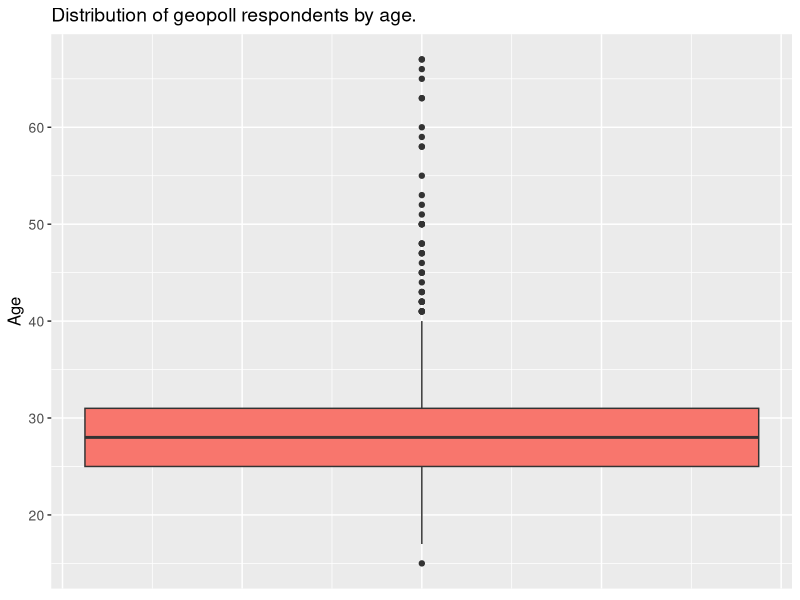
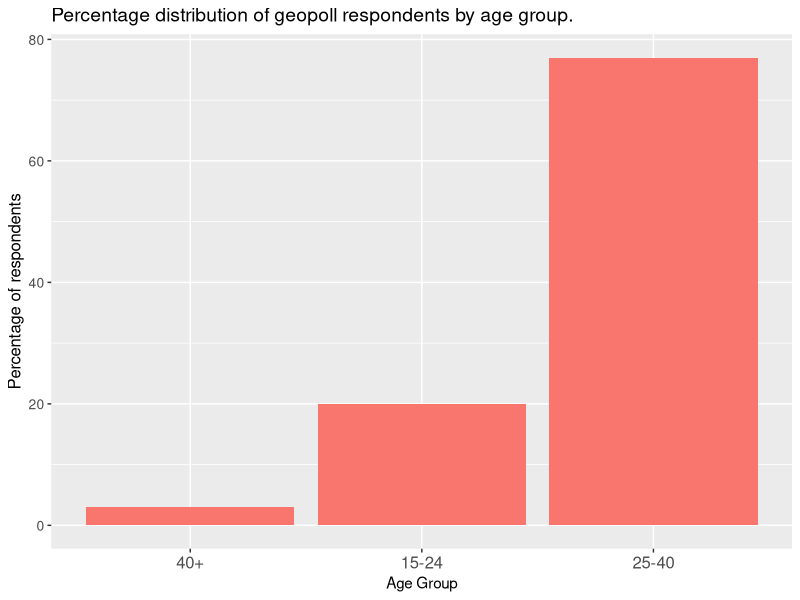
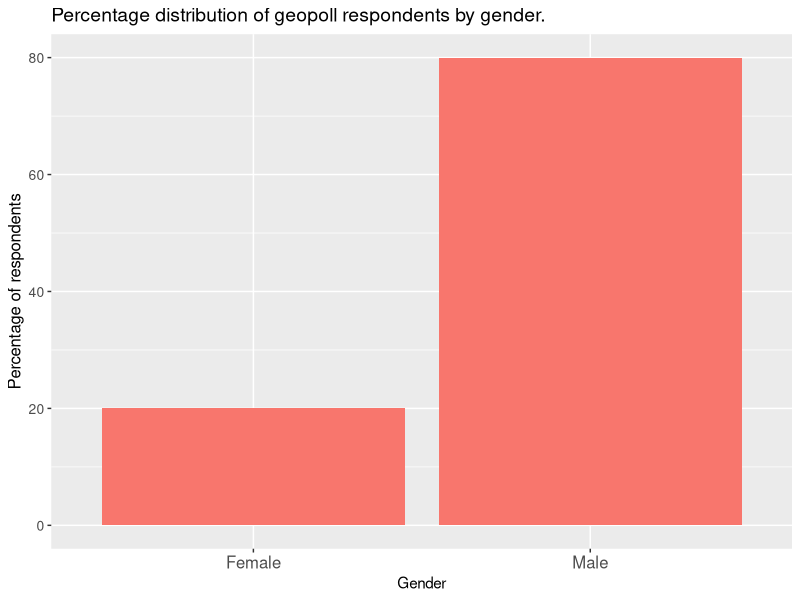
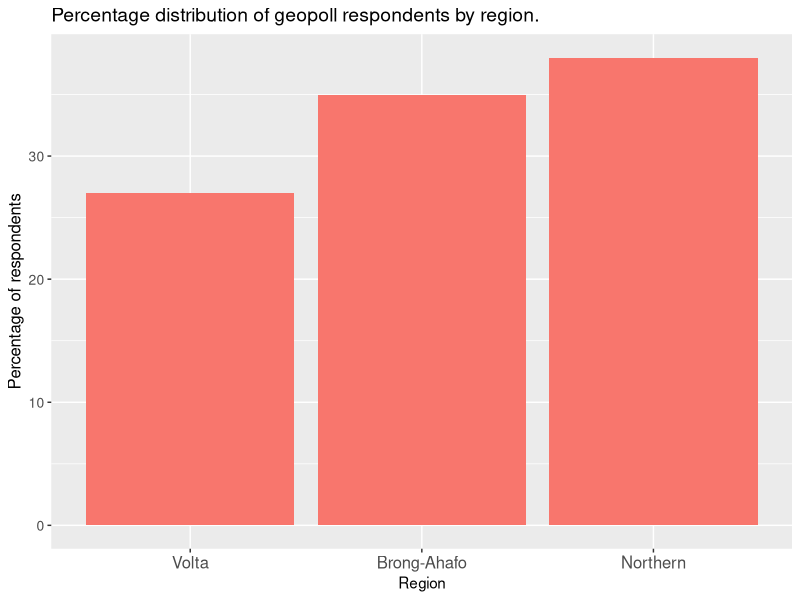
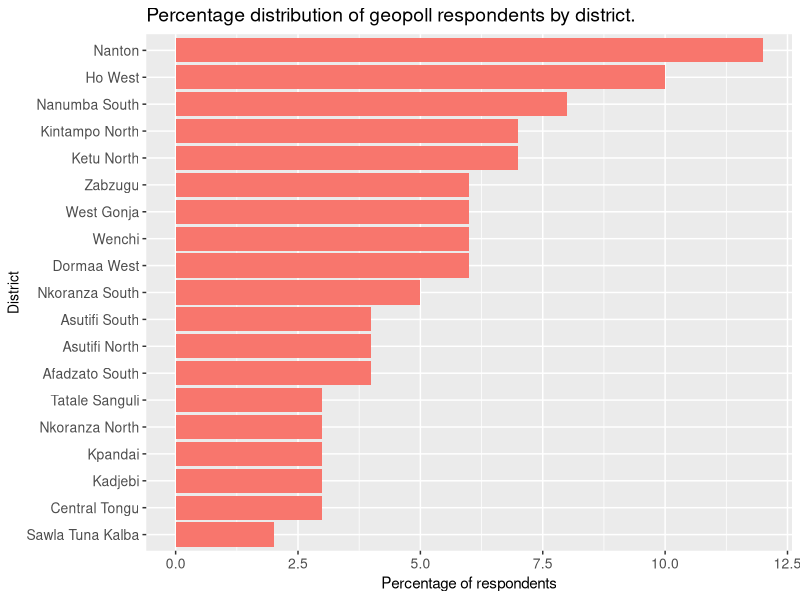
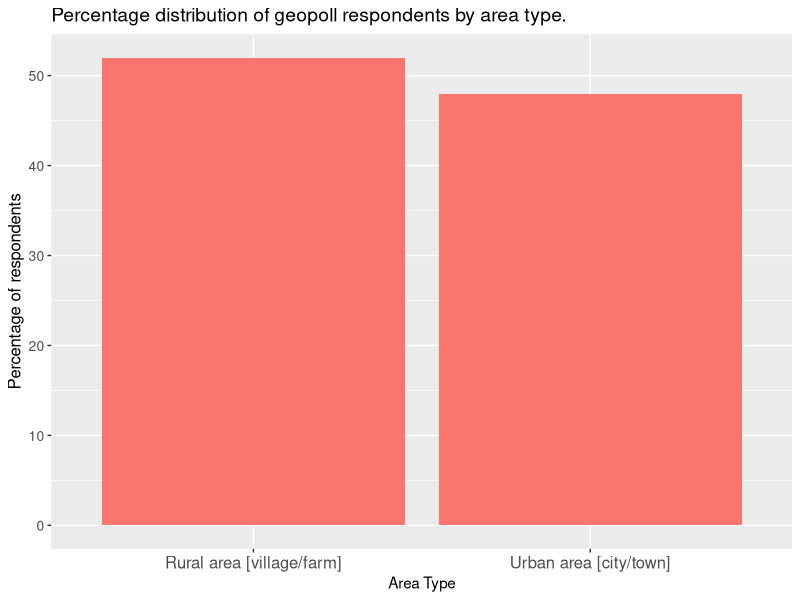
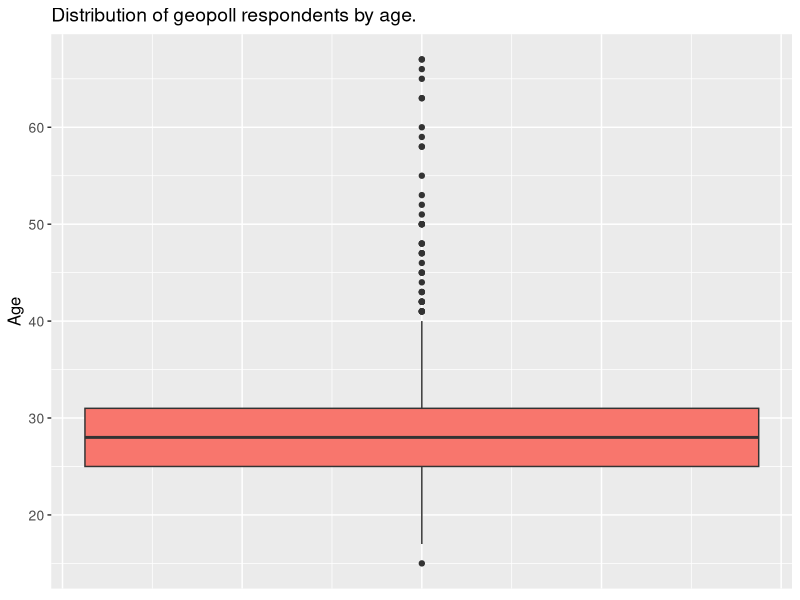
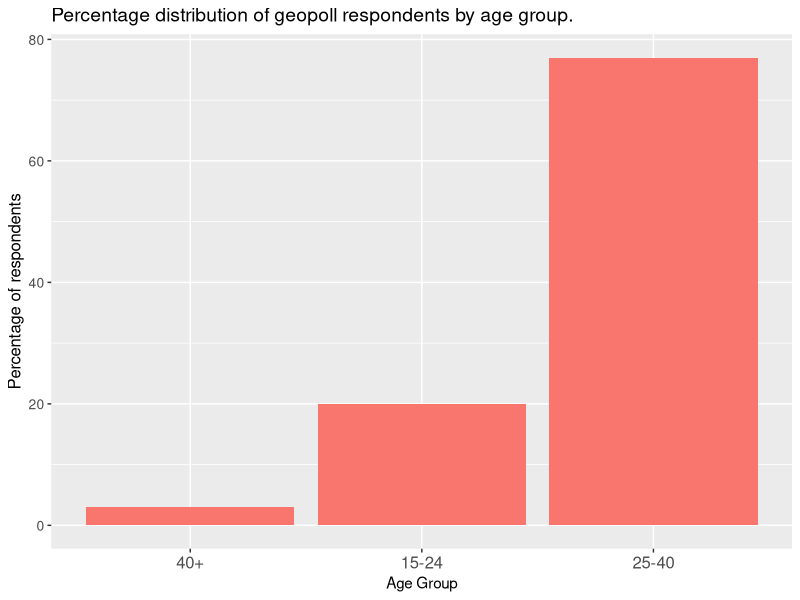

R code for these plots, in order: (Note: this script raises an error after producing the figures.)
## ---- chunk 1
library(dplyr)
library(ggplot2)
library(readr)
library(tidyr)
## ---- chunk 2
geopoll_df<-read_csv("./www/geopollpretest.csv")
head(geopoll_df)
names(geopoll_df)
str(geopoll_df)
summary(geopoll_df)
## ---- chunk 3
ggplot(data = geopoll_df,aes(y=Age))+
  geom_boxplot(aes(fill="red"))+
  labs(
    title = "Distribution of geopoll respondents by age."
  )+
  guides(
    fill=FALSE
  )+
  theme(
    axis.text.x = element_blank(),
    axis.ticks.x = element_blank(),
    axis.title.y = element_text(size = 12),
    axis.text.y = element_text(size = 10),
    plot.title = element_text(size = 14)
  )

ggsave("./www/age_distribution.png")
## ---- chunk 4
geopoll_agegroup<-geopoll_df %>% count(AgeGroup) %>% mutate(percentage_people=round(100*n/sum(n),0))
#head(geopoll_agegroup)
ggplot(data = geopoll_agegroup,aes(x=reorder(AgeGroup,percentage_people),y=percentage_people))+
  geom_col(aes(fill="red"))+
  labs(
    title = "Percentage distribution of geopoll respondents by age group.",
    y="Percentage of respondents",
    x="Age Group"
  )+
  guides(
    fill=FALSE
  )+
  theme(
    axis.text.x = element_text(size = 12),
    axis.title.y = element_text(size = 12),
    axis.text.y = element_text(size = 10),
    plot.title = element_text(size = 14)
  )
ggsave("./www/agegroup_distribution.png")
## ---- chunk 5
geopoll_gender<-geopoll_df %>% count(Gender) %>% mutate(percentage_people=round(100*n/sum(n),0))
#head(geopoll_gender)
ggplot(data = geopoll_gender,aes(x=Gender,y=percentage_people))+
  geom_col(aes(fill="red"))+
  labs(
    title = "Percentage distribution of geopoll respondents by gender.",
    y="Percentage of respondents",
    x="Gender"
  )+
  guides(
    fill=FALSE
  )+
  theme(
    axis.text.x = element_text(size = 12),
    axis.title.y = element_text(size = 12),
    axis.text.y = element_text(size = 10),
    plot.title = element_text(size = 14)
  )
ggsave("./www/gender_distribution.png")
## ---- chunk 6
geopoll_region<-geopoll_df %>% count(Region) %>% mutate(percentage_people=round(100*n/sum(n),0))
#head(geopoll_region)
ggplot(data = geopoll_region,aes(x=reorder(Region,percentage_people),y=percentage_people))+
  geom_col(aes(fill="red"))+
  labs(
    title = "Percentage distribution of geopoll respondents by region.",
    y="Percentage of respondents",
    x="Region"
  )+
  guides(
    fill=FALSE
  )+
  theme(
    axis.text.x = element_text(size = 12),
    axis.title.y = element_text(size = 12),
    axis.text.y = element_text(size = 10),
    plot.title = element_text(size = 14)
  )
ggsave("./www/region_distribution.png")
## ---- chunk 7
geopoll_district<-geopoll_df %>% count(District) %>% mutate(percentage_people=round(100*n/sum(n),0))
#head(geopoll_district)

ggplot(data = geopoll_district,aes(x=reorder(District,percentage_people),y=percentage_people))+
  geom_col(aes(fill="red"))+
  labs(
    title = "Percentage distribution of geopoll respondents by district.",
    y="Percentage of respondents",
    x="District"
  )+
  guides(
    fill=FALSE
  )+
  coord_flip()+
  theme(
    axis.text.x = element_text(size = 10),
    axis.title.y = element_text(size = 10),
    axis.text.y = element_text(size = 10),
    plot.title = element_text(size = 14)
  )
ggsave("./www/district_distribution.png")
## ---- chunk 8
geopoll_area<-geopoll_df %>% count(Urban_Rural) %>% mutate(percentage_people=round(100*n/sum(n),0))
#head(geopoll_area)

ggplot(data = geopoll_area,aes(x=Urban_Rural,y=percentage_people))+
  geom_col(aes(fill="red"))+
  labs(
    title = "Percentage distribution of geopoll respondents by area type.",
    y="Percentage of respondents",
    x="Area Type"
  )+
  guides(
    fill=FALSE
  )+
  theme(
    axis.text.x = element_text(size = 12),
    axis.title.y = element_text(size = 12),
    axis.text.y = element_text(size = 10),
    plot.title = element_text(size = 14)
  )
ggsave("./www/areatype_distribution.png")
## ---- chunk 9
# geopoll_watersupply<-geopoll_df %>% select(11:18,24:31) %>% gather(key = "Watersupply",value = "status",WaterSupply_Tap:'WaterSupplyBefore_Spring/River')%>% filter(status=="Yes")%>% count(Watersupply,status) %>% mutate(percentage_people=round(100*n/sum(n),0))
geopoll_watersupply<-read_csv("./www/watersupply.csv")
#head(geopoll_watersupply)
ggplot(data = geopoll_watersupply,aes(x=Watersupply,y=percentage_people))+
  geom_col(aes(fill=covid),position = "dodge")+
  scale_fill_discrete(labels=c("Before COVID19","During COVID19"))+
  labs(
    title = "Drinking water supply.",
    y="Percentage of respondents",
    x="Water source"
  )+
  theme(
    axis.text.x = element_text(size = 8,angle = 45,margin = margin(t=15)),
    axis.title.y = element_text(size = 12),
    axis.text.y = element_text(size = 10),
    plot.title = element_text(size = 14),
    legend.title = element_blank()
  )

ggsave("./www/drinkingwater_supply.png")
## ---- chunk 10
geopoll_watersource<-geopoll_df %>% count(SourceLocation) %>% mutate(percentage_people=round(100*n/sum(n),0))
#head(geopoll_watersource)

ggplot(data = geopoll_watersource,aes(x=SourceLocation,y=percentage_people))+
  geom_col(aes(fill="red"))+
  labs(
    title = "Percentage distribution of geopoll respondents by water source location.",
    y="Percentage of respondents",
    x="Water source"
  )+
  guides(
    fill=FALSE
  )+
  theme(
    axis.text.x = element_text(size = 12),
    axis.title.y = element_text(size = 12),
    axis.text.y = element_text(size = 10),
    plot.title = element_text(size = 14)
  )
ggsave("./www/watersource_distribution.png")
## ---- chunk 11
#filtering before and after flow days
geopoll_flowdays<-geopoll_df %>% select(10,19,32)
geopoll_flowdays2<-gather(geopoll_flowdays,key = "Type",value ="Days",FlowDays,FlowDaysBefore)
#head(geopoll_flowdays2)
ggplot(data = geopoll_flowdays2,aes(y=Days))+
  geom_boxplot(aes(fill=Type))+
  scale_fill_discrete(labels=c("FlowDays during COVID","FlowDays before COVID"))+
  facet_wrap(~Urban_Rural)+
  labs(
    title = "FlowDays distribution per area type"
  )+
  theme(
    axis.text.x = element_blank(),
    axis.ticks.x = element_blank(),
    axis.title.y = element_text(size = 12),
    axis.text.y = element_text(size = 10),
    plot.title = element_text(size = 14),
    legend.title = element_blank()
  )
ggsave("./www/flowdays_distribution.png")
## ---- chunk 12
#filtering before and after flow hours
geopoll_flowhrs<-geopoll_df %>% select(10,20,33)
geopoll_flowhrs2<-gather(geopoll_flowhrs,key = "Type",value = "Hours",FlowHours,FlowHoursBefore)
#head(geopoll_flowhrs2)
ggplot(data = geopoll_flowhrs2,aes(y=Hours))+
  geom_boxplot(aes(fill=Type))+
  scale_fill_discrete(labels=c("FlowHours during COVID","FlowHours before COVID"))+
  facet_wrap(~Urban_Rural)+
  labs(
    title = "FlowHours distribution per area type"
  )+
  theme(
    axis.text.x = element_blank(),
    axis.ticks.x = element_blank(),
    axis.title.y = element_text(size = 12),
    axis.text.y = element_text(size = 10),
    plot.title = element_text(size = 14),
    legend.title = element_blank()
  )
ggsave("./www/flowhours_distribution.png")
## ---- chunk 13
#filtering before and after payments
geopoll_pay<-geopoll_df %>% select(10,22,34) %>% gather(key = "Type",value = "Pay",WaterPay,WaterPayBefore)
#head(geopoll_pay)
ggplot(data = geopoll_pay,aes(y=Pay))+
  geom_boxplot(aes(fill=Type))+
  scale_fill_discrete(labels=c("Payment during COVID","Payment before COVID"))+
  facet_wrap(~Urban_Rural)+
  labs(
    title = "Water payment per area type",
    y="GHC"
  )+
  theme(
    axis.text.x = element_blank(),
    axis.ticks.x = element_blank(),
    axis.title.y = element_text(size = 12),
    axis.text.y = element_text(size = 10),
    plot.title = element_text(size = 14),
    legend.title = element_blank()
  )
ggsave("./www/water_payment.png")
